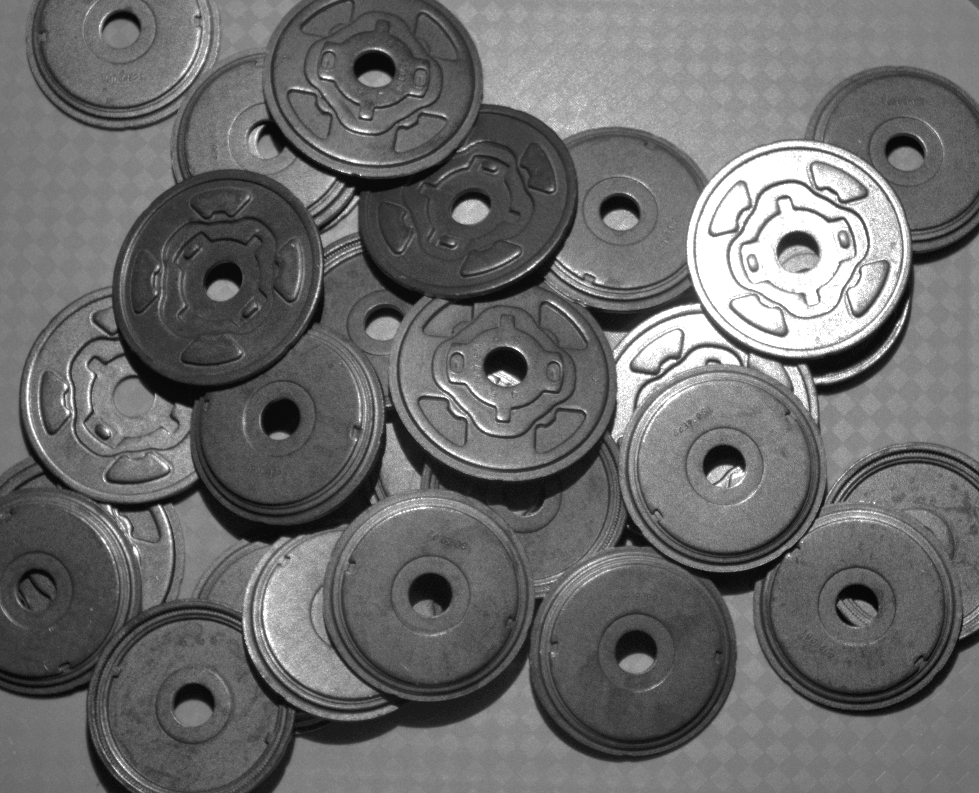
#> input picture test.png, 979 x 793 px
$ python -i data_aug.py   (imports and definitions only)   (older library calls are emulated)
#> lines starting #> are read from the running program, lines starting #| are printed output that depends on the picture
#> further down, picture is the input picture: PIL image 979x793 RGBA; mean R, G, B, A 107.5, 107.5, 107.5, 255
import os
import numpy as np
import cv2
import skimage.draw
import skimage.io
import json
from PIL import Image,ImageEnhance, ImageFilter

# [64 lines left out: functions json2mask, randomFlip, not called in this run]

def randomRotation(img, rand_angle):
    # rand_angle = np.random.randint(1, 360)
    return img.rotate(rand_angle, Image.BICUBIC)

def randomColor(img):
    random_factor = np.random.randint(7, 15) / 10.  # 随机因子
    color_image = ImageEnhance.Color(img).enhance(random_factor)  # 调整图像的饱和度
    random_factor = np.random.randint(8, 13) / 10.  # 随机因子
    brightness_image = ImageEnhance.Brightness(color_image).enhance(random_factor)  # 调整图像的亮度
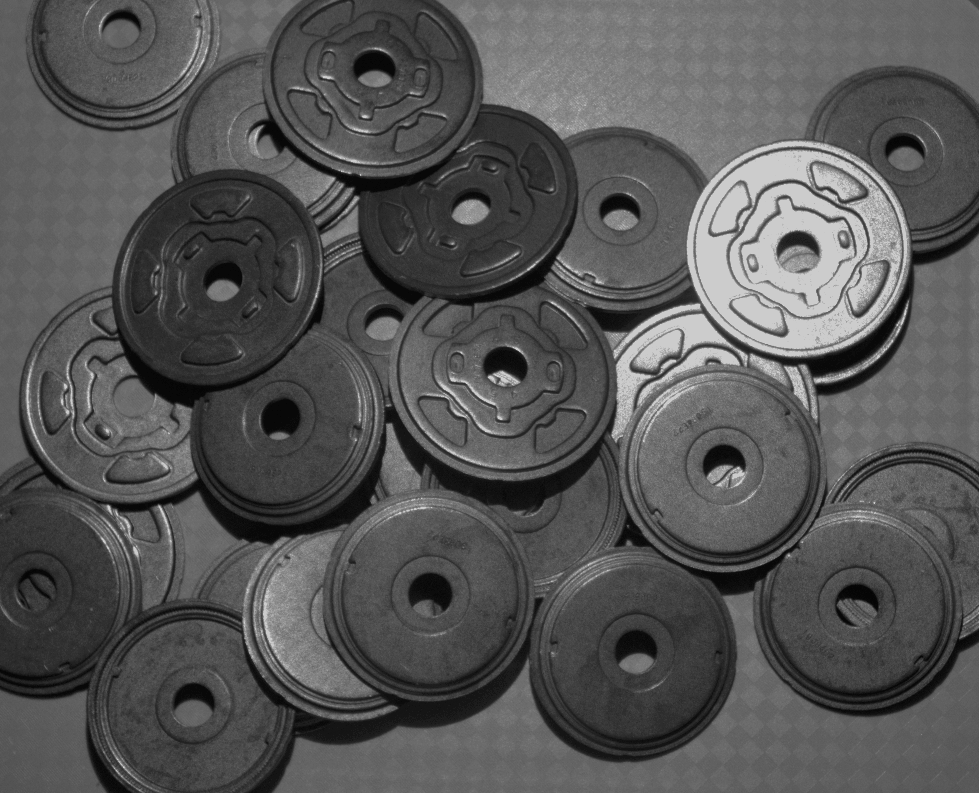
#> brightness_image: PIL image 979x793 RGBA; mean R, G, B, A 85.6, 85.6, 85.6, 255
    random_factor = np.random.randint(8, 12) / 10.  # 随机因1子
    contrast_image = ImageEnhance.Contrast(brightness_image).enhance(random_factor)  # 调整图像对比度
    random_factor = np.random.randint(8, 18) / 10.  # 随机因子
    sharp_image = ImageEnhance.Sharpness(contrast_image).enhance(random_factor)     # 调整图像锐化度
    return sharp_image# 调整图像锐度

# [181 lines left out: function ImageAugment, not called in this run]

# [12 lines not run here, left out]

>>> from PIL import Image
>>> picture = Image.open('test.png')
>>> result = randomColor(picture)
